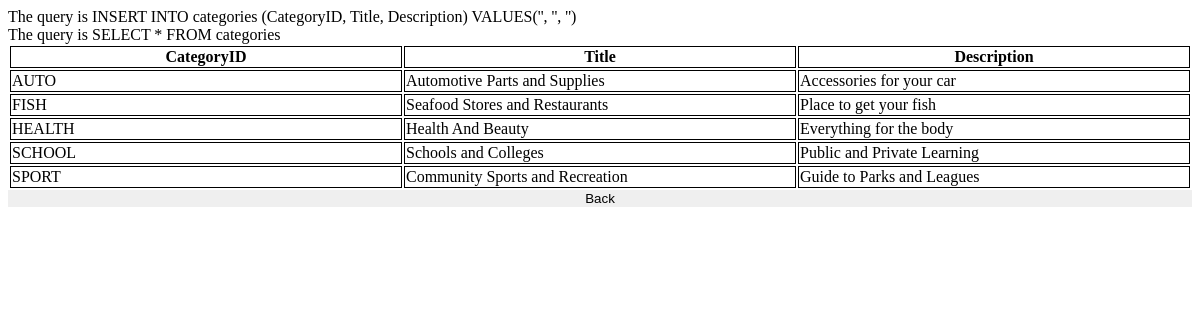
Page /Lab-4/4.3/addCategory.php on the committed database.
### tables this page shows
CREATE TABLE `categories` (
  `CategoryID` varchar(11) NOT NULL,
  `Title` varchar(255) NOT NULL,
  `Description` varchar(255) NOT NULL
);

### Lab-4/4.3/addCategory.php (the view, shortened to what this page needs)
<html><head><title>Create Table</title>
    </head>
    <body>
        <?php
        $server = 'localhost';
        $user = 'root';
        $pass = '';
        $mydb = 'business_service';
        $table_name = 'categories';
        $connect = mysqli_connect($server, $user, $pass, $mydb);
        if (!$connect) {
            die("Cannot connect to $server using $user");
        } else {
            $id = $_POST['id'];
            $title = $_POST['title'];
            $description = $_POST['description'];
            $SQLcmd = "INSERT INTO $table_name (CategoryID, Title, Description) VALUES('$id', '$title', '$description')";
            mysqli_query($connect, $SQLcmd);
            print "<div>The query is $SQLcmd</div>";
            $SQLcmd = "SELECT * FROM $table_name";
            print "<div>The query is $SQLcmd</div>";
            print '<table>';
            print "<tr><th>CategoryID</th><th>Title</th><th>Description</th></tr>";
            $result = mysqli_query($connect, $SQLcmd);
            if ($result->num_rows > 0) {
                while ($row = $result->fetch_array()) {
                    print "<tr>
                    <td>" . $row['CategoryID'] . "</td>
                    <td>" . $row['Title'] . "</td>
                    <td>" . $row['Description'] . "</td>
                   </tr>";
                }
                print "</table>";
            } else {
                print "Không có bản ghi nào được tìm thấy.";
            }
        }
        ?>
        <form action="admin.php">
            <input type="submit" value="Back">
        </form>
    </body>
</html>

### Lab-4/4.3/addCategory.php (style rules this page uses)
table { width: 100%; }
th,tr,td { border: 1px solid black; }
td { width: 200px; }
input { border: none; width: 100%; }

### rows in the picture
categories: CategoryID "AUTO", Title "Automotive Parts and Supplies", Description "Accessories for your car"
categories: CategoryID "FISH", Title "Seafood Stores and Restaurants", Description "Place to get your fish"
categories: CategoryID "HEALTH", Title "Health And Beauty", Description "Everything for the body"
categories: CategoryID "SCHOOL", Title "Schools and Colleges", Description "Public and Private Learning"
categories: CategoryID "SPORT", Title "Community Sports and Recreation", Description "Guide to Parks and Leagues"

### other values in the picture
$SQLcmd "INSERT INTO categories (CategoryID, Title, Description) VALUES('', '', '')"
$SQLcmd "SELECT * FROM categories"
